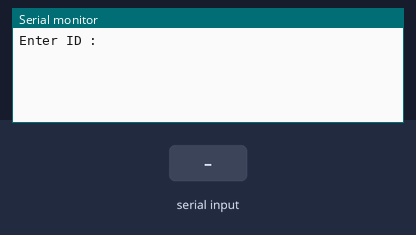
This sketch was run on a simulated Arduino Uno, built with avr-gcc and run on an emulated ATmega328P. Shown: the last lines printed to the serial monitor. The inputs (shaded band) are chosen by the test bench.

Above: at 1.0 s.
1.1 s: "1\n" received over Serial
At 2.3 s:
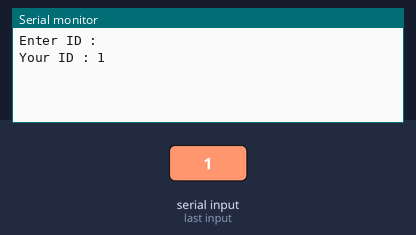
2.6 s: "0\n" received over Serial
At 3.4 s:
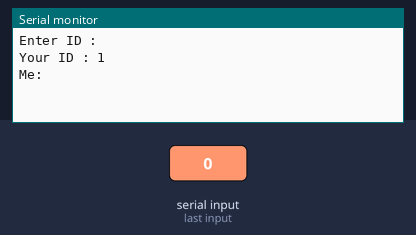

The sketch:

send_Message.ino
```cpp
#include <SoftwareSerial.h>

SoftwareSerial kenta(10,11);
String myByte;

void setup() {
  Serial.begin(9600);

  kenta.begin(57600);
  delay(100);
  Serial.println("Enter ID : ");
  while (!(Serial.available())){
  }
  myByte = Serial.readStringUntil('\n');
  Serial.print("Your ID : ");
  Serial.println(myByte);
  delay(200);


}

void loop() {
  if (Serial.available()){
    String tosend = ""+myByte;
    tosend += Serial.readStringUntil('\n');
    Serial.print("Me: ");
    for (int i = 3; i < tosend.length(); i++){
      Serial.print(tosend[i]);
    }
    Serial.println();
    for (int i = 0; i < tosend.length(); i++){
      kenta.write(tosend[i]);
    }
  }

  if (kenta.available()){
    String recive = "";
    recive = kenta.readStringUntil('\n');
    if (recive[1] == myByte[0]){
      Serial.print(recive[0]);
      for(int i = 2; i < recive.length(); i++){
        Serial.print(recive[i]);
      }
      Serial.println();

    }
    else{
       for(int i = 0; i < recive.length(); i++){
        kenta.print(recive[i]);
      }
    }
  }

}
```

Measured:
- after the input at 1.1 s, the serial monitor: prints a new line at once (image 1)
- after the input at 2.6 s, the serial monitor: prints a new line at once (image 2)
